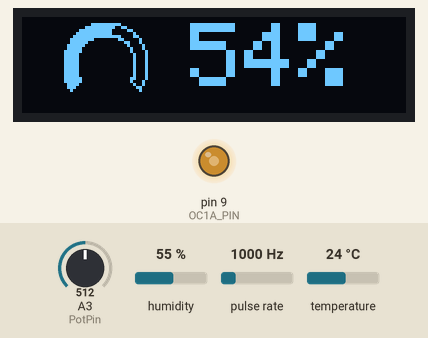
This program was run on a simulated Arduino Nano, built with avr-gcc and run on an emulated ATmega328P. Parts: 128×32 one-colour display, output pins drawn as LEDs (lit = HIGH). Wiring (inferred from the names in the program): pulse sensor: data pin 2. The test bench sets the inputs (shaded band); at power-on: A3 (PotPin) = 512, pulse rate 1000 Hz, humidity 55 %, temperature 24 °C. What the program prints to the serial monitor is not drawn.

Above: at 1.2 s.
1.3 s: A3 (PotPin) set to 493
At 6.1 s:
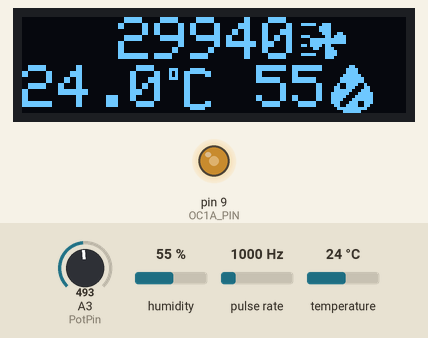
6.6 s: A3 (PotPin) set to 465
At 7.8 s:
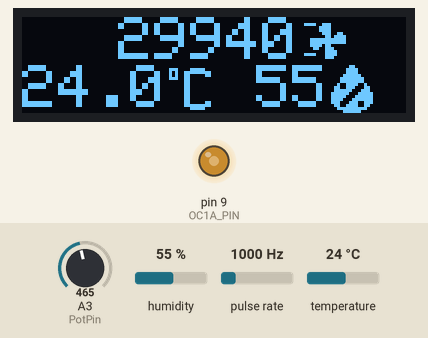
8.1 s: A3 (PotPin) set to 30
At 14.4 s:
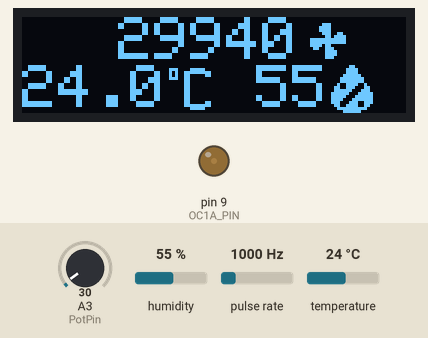
16.5 s: A3 (PotPin) set to 992
At 22.6 s:
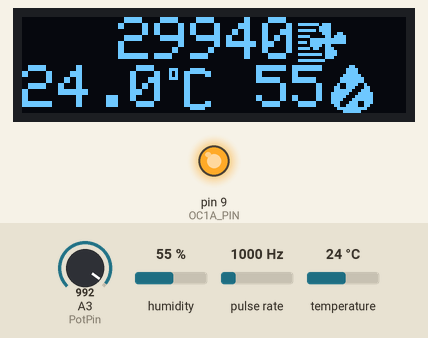
23.3 s: pulse rate (sensor on pin 2) set to 3750 Hz
At 26.4 s:
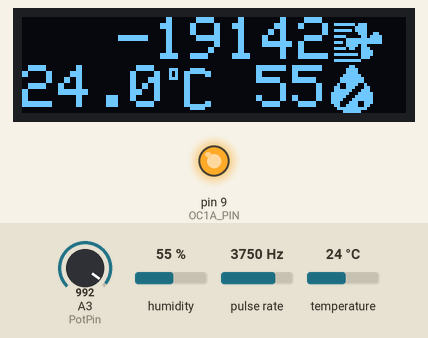
26.7 s: humidity set to 22 %
At 28.8 s:
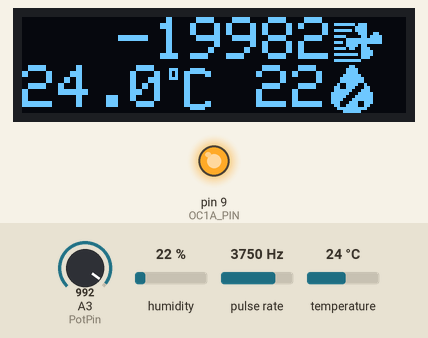
Timing chart, 0 to 30.3 s (numbered marks = the images above; inputs shaded):
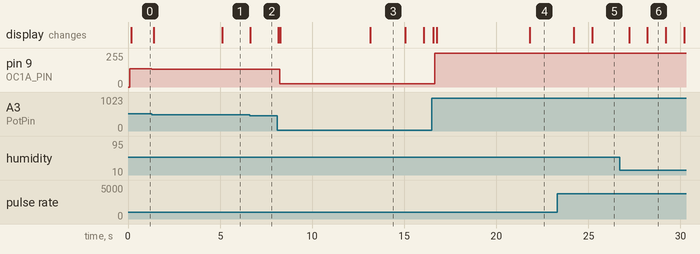

The program:

main.cpp
```cpp
#include <Arduino.h>
#include <SPI.h>
#include <Wire.h>
#include <Adafruit_GFX.h>
#include <Adafruit_SSD1306.h>
#include <DHT.h>

// Pins
#define PotPin A3
#define hallsensor 2
#define OC1A_PIN 9
#define DHTPIN 4
#define DHTTYPE DHT11
#define OLED_RESET -1 // Reset pin # (or -1 if sharing Arduino reset pin)

// Settings
#define FanMinimumProcent 8
#define SCREEN_WIDTH 128 // OLED display width, in pixels
#define SCREEN_HEIGHT 32 // OLED display height, in pixels

// Declaration for an SSD1306 display connected to I2C (SDA, SCL pins)
// The pins for I2C are defined by the Wire-library.
// On an arduino UNO:       A4(SDA), A5(SCL)
// On an arduino MEGA 2560: 20(SDA), 21(SCL)
// On an arduino LEONARDO:   2(SDA),  3(SCL), ...
#define SCREEN_ADDRESS 0x3C ///< See datasheet for Address; 0x3D for 128x64, 0x3C for 128x32

Adafruit_SSD1306 display(SCREEN_WIDTH, SCREEN_HEIGHT, &Wire, OLED_RESET);
DHT dht(DHTPIN, DHTTYPE);

const word PWM_FREQ_HZ = 25000; //Adjust this value to adjust the frequency
const word TCNT1_TOP = 16000000 / (2 * PWM_FREQ_HZ);

int NbTopsFan;
int RPM;
int Speed;
int LastSpeed;
float Temp;
float Humi;
bool AjustMode;

unsigned int Screeninterval = 100;
unsigned int RPMinterval = 1000;
unsigned int DHTinterval = 2000;
unsigned long PreviousScreenMillis = 0;
unsigned long PreviousRPMMillis = 0;
unsigned long PreviousDHTMillis = 0;
unsigned long lastSpeedChange = 0;

// 'Fan1', 16x16px
const unsigned char epd_bitmap_Fan1[] PROGMEM = {
    0x00, 0x00, 0x00, 0x00, 0x00, 0xe0, 0x01, 0xe0, 0x01, 0xe0, 0x00, 0xe6, 0x00, 0x6f, 0x0f, 0xff,
    0x0f, 0xff, 0x0f, 0x60, 0x06, 0x70, 0x00, 0x78, 0x00, 0x78, 0x00, 0x70, 0x00, 0x00, 0x00, 0x00};
// 'Fan2', 16x16px
const unsigned char epd_bitmap_Fan2[] PROGMEM = {
    0x00, 0x00, 0x00, 0x00, 0x3c, 0xe0, 0x01, 0xe0, 0x01, 0xe0, 0x00, 0xe6, 0x00, 0x6f, 0x0f, 0xff,
    0x0f, 0xff, 0x0f, 0x60, 0x06, 0x70, 0x00, 0x78, 0x3c, 0x78, 0x00, 0x70, 0x00, 0x00, 0x00, 0x00};
// 'Fan3', 16x16px
const unsigned char epd_bitmap_Fan3[] PROGMEM = {
    0x00, 0x00, 0x00, 0x00, 0x7c, 0xe0, 0x01, 0xe0, 0x01, 0xe0, 0x00, 0xe6, 0x70, 0x6f, 0x0f, 0xff,
    0x0f, 0xff, 0x6f, 0x60, 0x06, 0x70, 0x00, 0x78, 0x7c, 0x78, 0x00, 0x70, 0x00, 0x00, 0x00, 0x00};
// 'Fan4', 16x16px
const unsigned char epd_bitmap_Fan4[] PROGMEM = {
    0x00, 0x00, 0x00, 0x00, 0xfe, 0xe0, 0x01, 0xe0, 0xfd, 0xe0, 0x00, 0xe6, 0xf0, 0x6f, 0x0f, 0xff,
    0xef, 0xff, 0x0f, 0x60, 0xf6, 0x70, 0x00, 0x78, 0xff, 0x78, 0x00, 0x70, 0xff, 0x80, 0x00, 0x00};
// 'celsius', 16x16px
const unsigned char epd_bitmap_celsius[] PROGMEM = {
    0x00, 0x00, 0x70, 0xf8, 0x53, 0xfe, 0x53, 0x06, 0x73, 0x00, 0x03, 0x00, 0x03, 0x00, 0x03, 0x00,
    0x03, 0x00, 0x03, 0x00, 0x03, 0x00, 0x03, 0x00, 0x03, 0x06, 0x03, 0xfe, 0x00, 0xf8, 0x00, 0x00};
// 'Humidity', 16x16px
const unsigned char epd_bitmap_Humidity[] PROGMEM = {
    0x01, 0x80, 0x03, 0xc0, 0x03, 0xc0, 0x07, 0xe0, 0x0f, 0xf0, 0x0f, 0xf0, 0x13, 0xc8, 0x33, 0x8c,
    0x3f, 0x1c, 0x7e, 0x3e, 0x7c, 0x7e, 0x78, 0xfe, 0x71, 0xce, 0x33, 0xcc, 0x1f, 0xf8, 0x07, 0xe0};
// Array of all fans bitmaps for convenience
const unsigned char *epd_bitmap_allArray[4] = {
    epd_bitmap_Fan1,
    epd_bitmap_Fan2,
    epd_bitmap_Fan3,
    epd_bitmap_Fan4};

#define SpeedChangeTimeout 5000

#define PotX 28
#define PotY 16
#define PotR 14
#define PotWidth 4
#define StartAngle 2.5
#define EndAngle 6.9
#define StepAngle 0.075
#define StepPreFill 2

#define FanRPMX 32
#define FanRPMY 0

#define TempX 0
#define TempY 16

#define HumiX 78
#define HumiY 16

#define Tolorance 5

void drawsreen()
{
  display.clearDisplay();

  if (AjustMode)
  {
    display.setTextSize(3);              // Normal 1:1 pixel scale
    display.setTextColor(SSD1306_WHITE); // Draw white text

    // Pot
    float step = 8;
    int big = map(Speed, 0, 100, StartAngle * step, EndAngle * step);

    float end_angle = big / step;
    int rtwo = PotR - PotWidth;

    for (float i = StartAngle; i < end_angle; i = i + StepAngle)
    {
      display.fillTriangle(
          PotX + cos(i) * PotR,
          PotY + sin(i) * PotR,
          PotX + cos(i) * rtwo,
          PotY + sin(i) * rtwo,
          PotX + cos(i + StepAngle * StepPreFill) * PotR,
          PotY + sin(i + StepAngle * StepPreFill) * PotR,
          WHITE);

      display.fillTriangle(
          PotX + cos(i) * PotR,
          PotY + sin(i) * PotR,
          PotX + cos(i) * rtwo,
          PotY + sin(i) * rtwo,
          PotX + cos(i + StepAngle * StepPreFill) * rtwo,
          PotY + sin(i + StepAngle * StepPreFill) * rtwo,
          WHITE);
    }

    // Border
    for (float i = StartAngle; i < EndAngle; i = i + StepAngle)
    {
      display.drawPixel(PotX + cos(i) * PotR, PotY + sin(i) * PotR, WHITE);
      display.drawPixel(PotX + cos(i) * rtwo, PotY + sin(i) * rtwo, WHITE);
    }

    display.drawLine(PotX + cos(EndAngle) * PotR, PotY + sin(EndAngle) * PotR, PotX + cos(EndAngle) * rtwo, PotY + sin(EndAngle) * rtwo, WHITE);

    // Text
    display.setCursor(PotX + PotR * 2, PotY - PotR);
    display.print(Speed);
    display.print("%");
  }
  else
  {
    display.setTextSize(2);              // Normal 1:1 pixel scale
    display.setTextColor(SSD1306_WHITE); // Draw white text

    // Fan RPM
    display.setCursor(FanRPMX, FanRPMY);
    display.print(RPM);

    int fanindex = 0;

    if (Speed >= 80)
    {
      fanindex = 3;
    }
    else if (Speed > 50)
    {
      fanindex = 2;
    }
    else if (Speed > 10)
    {
      fanindex = 1;
    }
    const unsigned char *fan = epd_bitmap_allArray[fanindex];
    display.drawBitmap(display.getCursorX(), display.getCursorY(), fan, 16, 16, 1);

    // Temp
    display.setCursor(TempX, TempY);
    display.print(Temp, 1);
    display.drawBitmap(display.getCursorX(), display.getCursorY(), epd_bitmap_celsius, 16, 16, 1);

    // Humi
    display.setCursor(HumiX, HumiY);
    display.print(Humi, 0);
    display.drawBitmap(display.getCursorX(), display.getCursorY(), epd_bitmap_Humidity, 16, 16, 1);
  }

  // Display screen
  display.display();
}

void setPwmDuty()
{
  Speed = map(analogRead(PotPin), 0, 1024, FanMinimumProcent, 100);

  if (Speed > LastSpeed + Tolorance || Speed < LastSpeed - Tolorance)
  {
    LastSpeed = Speed;
    lastSpeedChange = millis();
  }

  if (Speed > 95)
  {
    Speed = 100;
  }

  if (AjustMode)
  {
    OCR1A = (word)(Speed * TCNT1_TOP) / 100;
  }
}

void ReadFanRPM()
{
  if (Speed != 0)
  {
    noInterrupts();
    unsigned long interval = pulseIn(hallsensor, HIGH) + pulseIn(hallsensor, LOW); // Pulse interval in microseconds
    interrupts();
    int RPS = 1000000UL / interval; // Pulses per second
    RPM = ((RPS * 60) / 2);
  }
  else
  {
    RPM = 0;
  }
}

void ReadDHT()
{
  Temp = dht.readTemperature();
  Humi = dht.readHumidity();
}

void setup()
{
  Serial.begin(9600);
  Serial.println(F("And HeErReE we go"));

  pinMode(hallsensor, INPUT_PULLUP);
  pinMode(OC1A_PIN, OUTPUT);
  pinMode(PotPin, INPUT);
  Serial.println(F("Pinmodes set"));

  // Clear Timer1 control and count registers
  TCCR1A = 0;
  TCCR1B = 0;
  TCNT1 = 0;

  // Set Timer1 configuration
  TCCR1A |= (1 << COM1A1) | (1 << WGM11);
  TCCR1B |= (1 << WGM13) | (1 << CS10);
  ICR1 = TCNT1_TOP;
  Serial.println(F("Timer set"));

  // SSD1306_SWITCHCAPVCC = generate display voltage from 3.3V internally
  display.begin(SSD1306_SWITCHCAPVCC, SCREEN_ADDRESS);
  Serial.println(F("Display Ready"));
  dht.begin();
  Serial.println(F("DHT Ready"));
}

void loop()
{
  // Get snapshot of time
  unsigned long currentMillis = millis();

  // How much time has passed, accounting for rollover with subtraction!
  if ((unsigned long)(currentMillis - PreviousScreenMillis) >= Screeninterval)
  {
    PreviousScreenMillis = currentMillis;
    setPwmDuty();
    drawsreen();
  }

  if ((unsigned long)(currentMillis - PreviousRPMMillis) >= RPMinterval)
  {
    PreviousRPMMillis = currentMillis;
    ReadFanRPM();
  }

  if ((unsigned long)(currentMillis - PreviousDHTMillis) >= DHTinterval)
  {
    PreviousDHTMillis = currentMillis;
    ReadDHT();
  }

  if (lastSpeedChange + SpeedChangeTimeout > currentMillis)
  {
    AjustMode = true;
  }
  else
  {
    AjustMode = false;
  }
}
```

Measured:
- the behaviour switches between 479 and 478 on A3 (PotPin) (found by bisection; images 1 and 2)
- after the input at 1.3 s, pin 9 (OC1A_PIN): 137/255 → 132/255 at once; the display: first changes after 0.09 s (image 1 shows a later state)
- after the input at 6.6 s, the display: changes after 0.05 s (image 2)
- after the input at 8.1 s, pin 9 (OC1A_PIN): 132/255 → 26/255 after 0.14 s; the display: changes after 0.05 s (image 3)
- after the input at 16.5 s, pin 9 (OC1A_PIN): 26/255 → 255/255 after 0.15 s; the display: changes after 0.06 s (image 4)
- after the input at 23.3 s, the display: first changes after 0.91 s (image 5 shows a later state)
- what the display in image 3 shows lasts 1.9 s, from 13.2 s to 15.1 s
